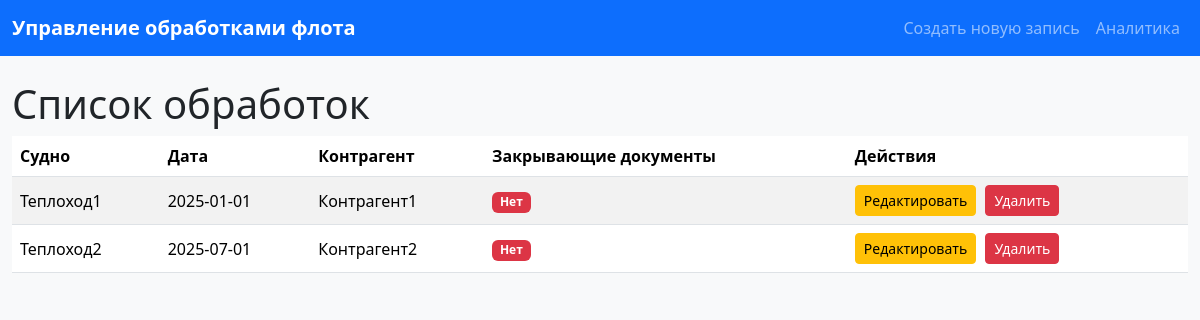
The page / on the database its author committed.
### main.py (models this page shows)
class Operation(Base):
    __tablename__ = "operations"
    id = Column(Integer, primary_key=True, index=True)
    ship_id = Column(Integer, ForeignKey("ships.id"))
    port_id = Column(Integer, ForeignKey("ports.id"))
    contractor_id = Column(Integer, ForeignKey("contractors.id"))
    date = Column(Date)
    has_documents = Column(Boolean, default=False)
    ship = relationship("Ship")
    port = relationship("Port")
    contractor = relationship("Contractor")
    pollutants = relationship("OperationPollutant", back_populates="operation", cascade="all, delete-orphan")

class Ship(Base):
    __tablename__ = "ships"
    id = Column(Integer, primary_key=True, index=True)
    name = Column(String, unique=True, index=True)

class Contractor(Base):
    __tablename__ = "contractors"
    id = Column(Integer, primary_key=True, index=True)
    name = Column(String, unique=True, index=True)

### main.py (the view)
@app.get("/", response_class=HTMLResponse)
async def list_operations(request: Request, db: Session = Depends(get_db)):
    operations = db.query(Operation).all()
    return templates.TemplateResponse("list.html", {"request": request, "operations": operations})

### templates/list.html (shortened to what this page needs)
<!DOCTYPE html>
<html lang="ru">
<head>
    <link href="https://cdn.jsdelivr.net/npm/bootstrap@5.3.3/dist/css/bootstrap.min.css" rel="stylesheet">
    <link href="/static/styles.css" rel="stylesheet">
</head>
<body>
    <nav class="navbar navbar-expand-lg navbar-dark bg-primary">
        <div class="container">
            <a class="navbar-brand" href="/">Управление обработками флота</a>
            <div class="navbar-nav">
                <a class="nav-link" href="/create">Создать новую запись</a>
                <a class="nav-link" href="/analytics">Аналитика</a>
            </div>
        </div>
    </nav>
    <div class="container mt-4">
        <h1>Список обработок</h1>
        <table class="table table-striped table-hover">
            <thead>
                <tr>
                    <th>Судно</th>
                    <th>Дата</th>
                    <th>Контрагент</th>
                    <th>Закрывающие документы</th>
                    <th>Действия</th>
                </tr>
            </thead>
            <tbody>
                {% for op in operations %}
                <tr style="cursor: pointer;" onclick="fetchOperationDetails({{ op.id }})">
                    <td>{{ op.ship.name }}</td>
                    <td>{{ op.date }}</td>
                    <td>{{ op.contractor.name }}</td>
                    <td>{% if op.has_documents %}<span class="badge bg-success">Да</span>{% else %}<span class="badge bg-danger">Нет</span>{% endif %}</td>
                    <td>
                        <a href="/edit/{{ op.id }}" class="btn btn-sm btn-warning">Редактировать</a>
                        <form action="/delete/{{ op.id }}" method="post" style="display:inline;">
                            <input type="submit" value="Удалить" class="btn btn-sm btn-danger" onclick="event.stopPropagation(); return confirm('Вы уверены, что хотите удалить эту запись?');">
                        </form>
                    </td>
                </tr>
                {% endfor %}
            </tbody>
        </table>
    </div>
</body>
</html>

### static/styles.css (style rules this page uses)
body { background-color: #f8f9fa; }
.navbar-brand { font-weight: bold; }
.table th, .table td { vertical-align: middle; }
.btn { margin-right: 5px; }
.container { max-width: 1200px; }

### rows shown on the page
Operation: ship.name "Теплоход1", date "2025-01-01", contractor.name "Контрагент1", has_documents "Нет"
Operation: ship.name "Теплоход2", date "2025-07-01", contractor.name "Контрагент2", has_documents "Нет"
